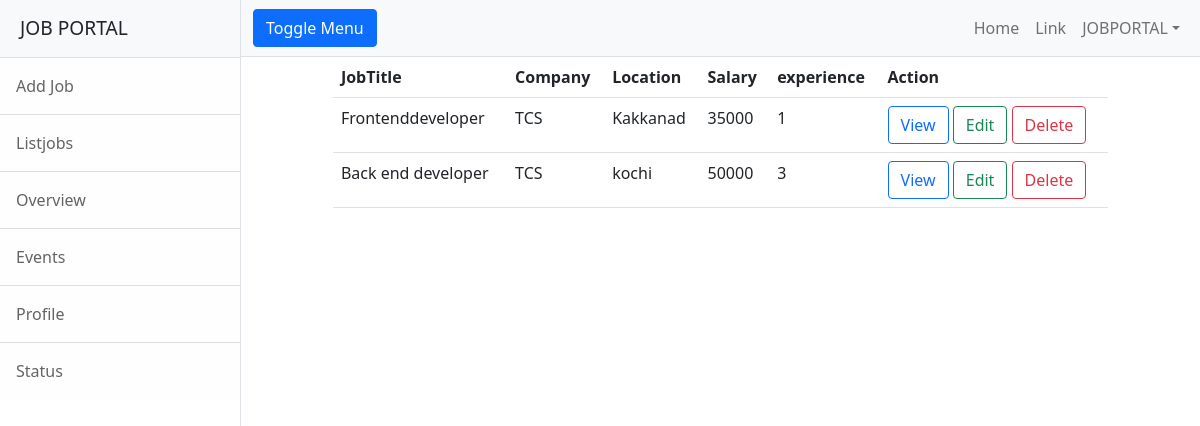
/employer/jobs/all (signed in), run on the app's committed database.
### employer/models.py (models this page shows, shortened)
class Jobs(models.Model):
    job_title=models.CharField(max_length=150)
    company=models.ForeignKey(User,on_delete=models.CASCADE,related_name="company")
    location=models.CharField(max_length=120)
    salary=models.PositiveIntegerField(null=True)
    experience=models.PositiveIntegerField(default=0)
    created_date=models.DateField(auto_now_add=True)
    last_date=models.DateField(null=True)
    active_status=models.BooleanField(default=True)

class CompanyProfile(models.Model):
    company_name=models.CharField(max_length=150)
    user=models.OneToOneField(User,on_delete=models.CASCADE,related_name="employer")
    logo=models.ImageField(upload_to="companyprofile",null=True)
    location=models.CharField(max_length=120)
    services=models.CharField(max_length=120)
    description=models.CharField(max_length=200)

### employer/views.py (the view)
# urls.py: path("jobs/all",views.ListJobView.as_view(),name="emp-alljobs"),
class ListJobView(ListView):
    model = Jobs
    context_object_name = "jobs"
    template_name = "emp-listjob.html"
    def get_queryset(self):
        return Jobs.objects.filter(company=self.request.user)

### employer/templates/emp-listjob.html
{%extends "base.html"%}
{%block body_block%}
<div class="row">
  <div class="col-1"></div>
  <div class="col-10">
    <table class="table">
      <tr>
        <th>JobTitle</th>
        <th>Company</th>
        <th>Location</th>
        <th>Salary</th>
        <th>experience</th>
        <th>Action</th>
      </tr>
      {%for job in jobs%}
      <tr>
        <td>{{job.job_title}}</td>
        <td>{{job.company.employer.company_name}}</td>
        <td>{{job.location}}</td>
        <td>{{job.salary}}</td>
        <td>{{job.experience}}</td>
        <td>
          <a href="{%url 'emp-jobdetail' job.id%}" class="btn btn-outline-primary">View</a>
          <a href="{%url 'emp-editjob' job.id%}" class="btn btn-outline-success">Edit</a>
          <a href="{%url 'emp-deletejob' job.id%}" class="btn btn-outline-danger">Delete</a>
        </td>
      </tr>
      {%endfor%}
    </table>
  </div>
  <div class="col-1"></div>
</div>
{%endblock%}

### employer/templates/base.html (shortened to what this page needs)
<!DOCTYPE html>
{%load static%}
<html lang="en">
    <head>
        <link href="{%static 'css/styles.css'%}" rel="stylesheet" />
    </head>
    <body>
        <div class="d-flex" id="wrapper">
            <div class="border-end bg-white" id="sidebar-wrapper">
                <div class="sidebar-heading border-bottom bg-light">JOB PORTAL</div>
                <div class="list-group list-group-flush">
                    <a class="list-group-item list-group-item-action list-group-item-light p-3" href="{%url 'emp-addjob'%}">Add Job</a>
                    <a class="list-group-item list-group-item-action list-group-item-light p-3" href="{%url 'emp-alljobs'%}">Listjobs</a>
                    <a class="list-group-item list-group-item-action list-group-item-light p-3" href="#!">Overview</a>
                    <a class="list-group-item list-group-item-action list-group-item-light p-3" href="#!">Events</a>
                    <a class="list-group-item list-group-item-action list-group-item-light p-3" href="#!">Profile</a>
                    <a class="list-group-item list-group-item-action list-group-item-light p-3" href="#!">Status</a>
                </div>
            </div>
            <div id="page-content-wrapper">
                <nav class="navbar navbar-expand-lg navbar-light bg-light border-bottom">
                    <div class="container-fluid">
                        <button class="btn btn-primary" id="sidebarToggle">Toggle Menu</button>
                        <div class="collapse navbar-collapse" id="navbarSupportedContent">
                            <ul class="navbar-nav ms-auto mt-2 mt-lg-0">
                                <li class="nav-item active"><a class="nav-link" href="{%url 'emp-home'%}">Home</a></li>
                                <li class="nav-item"><a class="nav-link" href="#!">Link</a></li>
                                <li class="nav-item dropdown">
                                    <a class="nav-link dropdown-toggle" id="navbarDropdown" href="#" role="button" data-bs-toggle="dropdown" aria-haspopup="true" aria-expanded="false">{{request.user}}</a>
                                </li>
                            </ul>
                        </div>
                    </div>
                </nav>
                <div class="container-fluid">
                    {%block body_block%}
                    {%endblock%}
                </div>
            </div>
        </div>
    </body>
</html>

### data on the page
Jobs: job_title "Frontenddeveloper", company.employer.company_name "TCS", location "Kakkanad", salary "35000", experience "1"
Jobs: job_title "Back end developer", company.employer.company_name "TCS", location "kochi", salary "50000", experience "3"

### other printed values
{{ request.user }} "JOBPORTAL"
